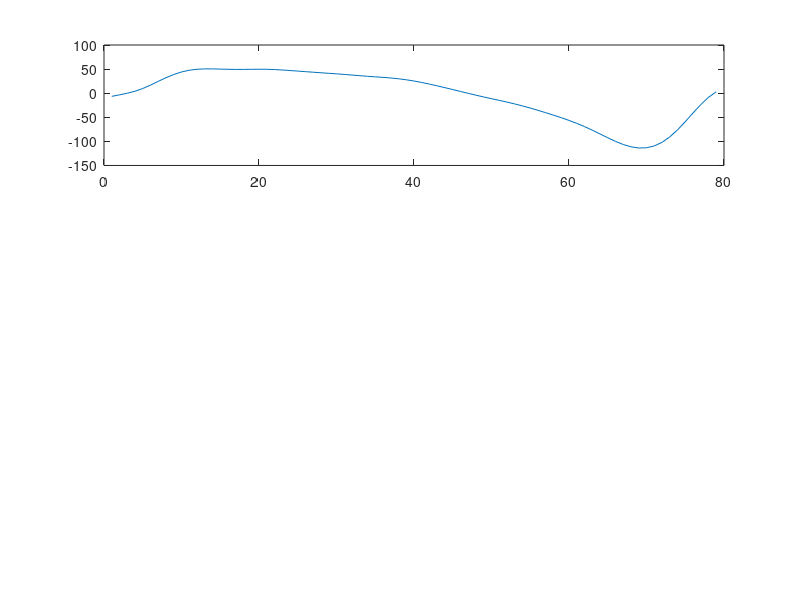

Reproduce this figure in MATLAB. (Note: this script raises an error after producing the figure.)
%Liliko Uchida
%ME0021 w/ Professor Wendell and Professor Koushyar
%Biomechanics Project

%Importing Data, Establish Constants
clear all
close all
clc

%Importing Data
load("HBP_input_stance_corrected.mat")

%Establish Constants
foot_mass = 0.86;
shank_mass = 2.73;
thigh_mass = 8.92;
foot_inertia = 0.0037;
shank_inertia = 0.0237;
thigh_inertia = 0.1903;
g = 9.81; 

%Equations of Motion
%Ankle
for i = 1:79
    RAx(i) = -GRF(i,1) + foot_mass*foot_COM_la(i,1);
    RAz(i) = g*foot_mass - GRF(i,2) + foot_mass*foot_COM_la(i,2); 
    Ma(i) = foot_inertia*foot_aa(i) - GRF(i,2)*(COP(i,1)-foot_COM(i,1))...
        -GRF(i,1)*foot_COM(i,2) + RAx(i)*(RANKLE(i,2)-foot_COM(i,2))...
        + RAz(i)*(foot_COM(i,1) - RANKLE(i,1));
end

%Shank
for i = 1:79
    RKx(i) = RAx(i) + shank_mass*shank_COM_la(i,1);
    RKz(i) = RAz(i) + g*shank_mass  + shank_mass*shank_COM_la(i,2); 
    Mk(i) = Ma(i) + RKx(i)*(RKNEE(i,2) - shank_COM(i,2))...
        +RKz(i)*(shank_COM(i,1) - RKNEE(i,1)) + RAx(i)*(shank_COM(i,2) - RANKLE(i,2))...
        + RAz(i)*(RANKLE(i,1) - shank_COM(i,1)) + shank_inertia*shank_aa(i);
   
end

%Hip
for i = 1:79
    RHx(i) = RKx(i) + thigh_mass*thigh_COM_la(i,1);
    RHz(i) = RKz(i) + g*thigh_mass  + thigh_mass*thigh_COM_la(i,2); 
    Mh(i) = Mk(i) + RHx(i)*(RTROCH(i,2) - thigh_COM(i,2))...
        +RHz(i)*(thigh_COM(i,1) - RTROCH(i,1)) + RKx(i)*(thigh_COM(i,2) - RKNEE(i,2))...
        + RKz(i)*(RKNEE(i,1) - thigh_COM(i,1)) + thigh_inertia*thigh_aa(i);
end 


%Plotting Forces and Moments for Each Joint
figure(1)
    subplot(3,1,1)
        plot(RAx)
        title()
        xlabel()
        ylabel()
      subplot(3,1,2)
      
figure(2)
    subplot(3,1,1)
        plot(RKx)
        title()
        xlabel()
        ylabel()
    subplot(3,1,2)
    
figure(3)
    subplot(3,1,1)
        plot(RHx)
        title()
        xlabel()
        ylabel()
      subplot(3,1,2)

    
